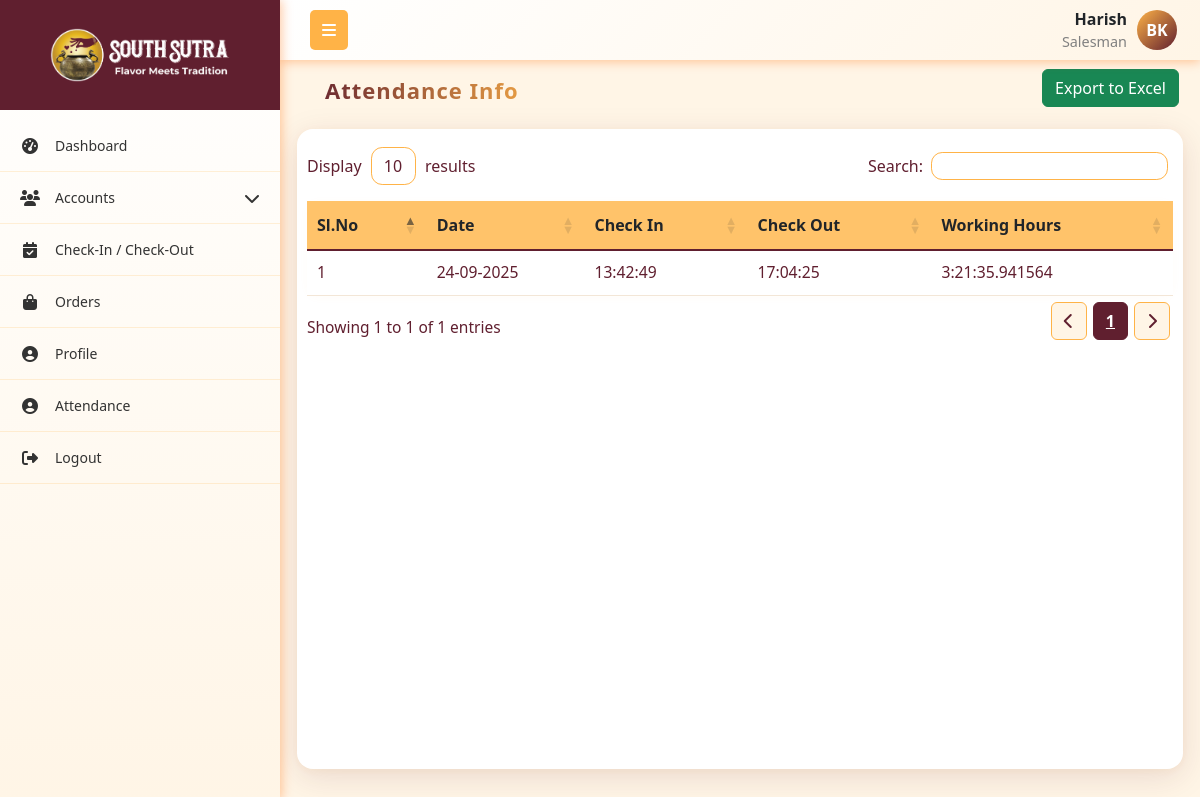
Screenshot of /attendance/ (signed in) with the database file from the repository.
### App1/models.py (models this page shows, shortened)
class User(models.Model):
    role = models.ForeignKey(Role,on_delete=models.SET_NULL, null=True, related_name="role")
    username = models.CharField(max_length=255, unique=True)
    password = models.CharField(max_length=255)
    first_name = models.CharField(max_length=255)
    last_name = models.CharField(max_length=255)
    email = models.EmailField(unique=True)
    phone_number = models.CharField(max_length=15, unique=True)
    address = models.TextField()
    city = models.CharField(max_length=255)
    state = models.CharField(max_length=255)
    pincode = models.CharField(max_length=10)
    is_active = models.BooleanField(default=True)
    created_at = models.DateTimeField(auto_now_add=True)
    updated_at = models.DateTimeField(auto_now=True)
    profile_picture = models.ImageField(upload_to='profile_pictures/', null=True, blank=True)

class Role(models.Model):
    name = models.CharField(max_length=255, unique=True)
    created_at = models.DateTimeField(auto_now_add=True)
    updated_at = models.DateTimeField(auto_now=True)

class Attendance(models.Model):
    user = models.ForeignKey("User", on_delete=models.CASCADE, related_name="attendances")
    check_in = models.DateTimeField(null=True, blank=True)
    check_out = models.DateTimeField(null=True, blank=True)
    date = models.DateField(default=timezone.now)
    working_hours = models.DurationField(null=True, blank=True)  # store time difference

### App1/views.py (the view)
# urls.py: path('attendance/',attendance,name='attendance'),
def attendance(request):
    current_user, role_permission = get_logged_in_user(request)
    if not current_user:
        return redirect('login')
    if current_user.role.name.lower() == "admin":
        attendance_records = Attendance.objects.select_related("user").order_by("-date", "-check_in")
    else:
        attendance_records = Attendance.objects.filter(user=current_user).order_by("-date", "-check_in")
    context = {
        'current_user': current_user,
        'role_permission': role_permission,
        'attendance_records': attendance_records,
    }
    return render(request, 'company_admin/attendance.html', context)

### App1/views.py (called while the page is built)
def get_logged_in_user(request):
    username = request.session.get('current_user')
    if not username:
        return None, None  # always return a tuple
    try:
        user = User.objects.get(username=username)
        try:
            role_permission = RolePermissions.objects.get(role=user.role)
        except RolePermissions.DoesNotExist:
            role_permission = None
        return user, role_permission
    except User.DoesNotExist:
        return None, None

### templates/company_admin/attendance.html (shortened to what this page needs)
{% extends 'company_admin/base.html' %}
{% load static %}
{% block content %}
<link rel="stylesheet" href="https://cdn.datatables.net/1.13.4/css/dataTables.bootstrap5.min.css">
<link rel="stylesheet" href="https://cdn.datatables.net/responsive/2.4.1/css/responsive.bootstrap5.min.css">
<link rel="stylesheet" href="https://cdnjs.cloudflare.com/ajax/libs/font-awesome/6.4.0/css/all.min.css">
<div class="container mt-1">
    <div class="mb-0 p-0">
        <div class="d-flex justify-content-between flex-wrap m-1">
            <h5 class="header">Attendance Info</h5>
            <div>
                <div style="position: relative; display: inline-block;">
                    <button onclick="toggleColumnSelector()" class="btn btn-success">Export to Excel</button>
                </div>
            </div>
        </div>
    </div>
<div class="custom-card">
    <table id="attendancetable" class="table align-middle" style="width:100%">
        <thead class="table-header">
            <tr>
                <th>Sl.No</th>
                <th>Date</th>
                <th>Check In</th>
                <th>Check Out</th>
                <th>Working Hours</th>
            </tr>
        </thead>
        <tbody>
            {% for record in attendance_records %}
            <tr>
                <td>{{ forloop.counter }}</td>
                <td>{{ record.date|date:"d-m-Y" }}</td>
                <td>{{ record.check_in|date:"H:i:s" }}</td>
                <td>{{ record.check_out|date:"H:i:s"|default:"-" }}</td>
                <td>
                    {% if record.working_hours %}
                        {{ record.working_hours }}
                    {% else %}
                        -
                    {% endif %}
                </td>
            </tr>
            {% empty %}
            <tr>
                <td colspan="6" class="text-center">No attendance records found.</td>
            </tr>
            {% endfor %}
        </tbody>
    </table>
</div>
</div>
{% endblock content %}

### templates/company_admin/base.html (shortened to what this page needs)
{% load static %}
<!DOCTYPE html>
<html lang="en">
<head>
    <link href="https://cdnjs.cloudflare.com/ajax/libs/bootstrap/5.3.0/css/bootstrap.min.css" rel="stylesheet">
    <link href="https://cdnjs.cloudflare.com/ajax/libs/font-awesome/6.4.0/css/all.min.css" rel="stylesheet">
    <link rel="stylesheet" href="https://cdn.datatables.net/1.13.4/css/dataTables.bootstrap5.min.css">
    <link rel="stylesheet" href="https://cdn.datatables.net/responsive/2.4.1/css/responsive.bootstrap5.min.css">
    <link rel="stylesheet" href="{% static 'css/alert.css' %}">
</head>
<body>
    <nav class="top-navbar">
        <div class="navbar-container">
            <div class="navbar-left">
                <button class="sidebar-toggle" id="sidebarToggle">
                    <i class="fas fa-bars"></i>
                </button>
            </div>
            <div class="navbar-right me-2">
                <div class="navbar-user-info">
                    <span class="username">{{current_user.username}}</span>
                    <span class="role">{{current_user.role.name}}</span>
                </div>
                {% if current_user.profile_picture %}
                    <img src="{{ current_user.profile_picture.url }}"
                        alt="{{ current_user.get_full_name }}"
                        class="navbar-profile-img">
                {% else %}
                     <div class="navbar-profile-fallback">
                        {{ current_user.first_name|first|upper }}{{ current_user.last_name|first|upper }}
                    </div>
                {% endif %}
            </div>
        </div>
    </nav>
    <nav class="sidebar" id="sidebar">
        <div class="sidebar-logo-container">
            <img src="{% static 'images/logo.png' %}" alt="Company Logo"  class="logo">
        </div>
        <ul class="nav flex-column sidebar-nav">
            {% if role_permission.dashboard_v %}
            <li class="nav-item">
                <a class="nav-link" href="{% url 'dashboard' %}">
                    <i class="fas fa-tachometer-alt nav-icon"></i>
                    <span class="nav-text">Dashboard</span>
                </a>
            </li>
            {% endif %}
            {% if role_permission.roles_v or role_permission.users_v or role_permission.customer_v %}
            <li class="nav-item">
                <a class="nav-link" href="#">
                    <i class="fas fa-users nav-icon"></i>
                    <span class="nav-text">Accounts</span>
                    <i class="fas fa-chevron-down arrow"></i>
                </a>
            </li>
            {% endif %}
            {% if current_user.role.name == 'Salesman' %}
            <li class="nav-item">
                <a class="nav-link" href="{% url 'checkin_checkout_list' %}">
                    <i class="fas fa-calendar-check nav-icon"></i>
                    <span class="nav-text">Check-In / Check-Out</span>
                </a>
            </li>
            {% endif %}
            {% if role_permission.orders_v %}
            <li class="nav-item">
                <a class="nav-link" href="{% url 'order_table' %}">
                    <i class="fas fa-shopping-bag nav-icon"></i>
                    <span class="nav-text">Orders</span>
                </a>
            </li>
            {% endif %}
            <li class="nav-item">
                <a class="nav-link" href="{% url 'profile' %}">
                    <i class="fas fa-user-circle nav-icon"></i>
                    <span class="nav-text">Profile</span>
                </a>
            </li>
            <li class="nav-item">
                <a class="nav-link" href="{% url 'attendance' %}">
                    <i class="fas fa-user-circle nav-icon"></i>
                    <span class="nav-text">Attendance</span>
                </a>
            </li>
            <li class="nav-item">
                <a class="nav-link" href="{% url 'logout' %}" onclick="return confirm('Are you sure?');" >
                    <i class="fas fa-sign-out-alt nav-icon"></i>
                    <span class="nav-text">Logout</span>
                </a>
            </li>
        </ul>
    </nav>
    <main class="main-content" id="mainContent">
        {% block content %}{% endblock %}
    </main>
</body>
</html>

### templates/company_admin/base.html (style rules this page uses)
:root { --primary-red: #601F2F; --primary-orange: #ffb347; --accent-yellow: #fc3; --light-orange: #fff5e6; --dark-red: #4a1824; --sidebar-width: 280px; --sidebar-collapsed: 60px; }
* { box-sizing: border-box; }
body { font-family: 'Segoe UI', Tahoma, Geneva, Verdana, sans-serif; background-color: #f8f9fa; margin: 0; padding: 0; overflow-x: hidden; }
.top-navbar { background: linear-gradient(135deg, white 0%, var(--light-orange) 100%); box-shadow: 0 2px 10px rgba(255, 106, 0, 0.35); position: fixed; top: 0; left: var(--sidebar-width); right: 0; z-index: 1030; height: 60px; padding: 0; transition: left 0.3s ease; }
.navbar-container { display: flex; align-items: center; justify-content: space-between; height: 100%; padding: 0 15px; max-width: 100%; }
.navbar-left { display: flex; align-items: center; flex-shrink: 0; }
.sidebar-toggle { background: var(--primary-orange); border: none; color: white; padding: 8px 12px; border-radius: 5px; margin-left: 15px; cursor: pointer; }
.navbar-right { flex-shrink: 0; display: flex; align-items: center; gap: 10px; }
.navbar-profile-fallback { width: 40px; height: 40px; border-radius: 50%; background: linear-gradient(135deg, var(--primary-orange), var(--primary-red)); color: #fff; display: flex; align-items: center; justify-content: center; font-weight: 600; font-size: 16px; }
.navbar-user-info { display: flex; flex-direction: column; align-items: flex-end; }
.navbar-user-info .username { font-weight: 600; }
.navbar-user-info .role { font-size: 0.9rem; color: gray; }
.sidebar { position: fixed; top: 0; left: 0; height: 100vh; width: var(--sidebar-width); background: linear-gradient(180deg, white 0%, var(--light-orange) 100%); transform: translateX(0); transition: width 0.3s ease; z-index: 1040; overflow-y: auto; box-shadow: 2px 0 10px rgba(255, 106, 0, 0.35); display: flex; flex-direction: column; }
.sidebar-logo-container { display: flex; align-items: center; justify-content: center; height: 110px; width: 100%; background-color: #601F2F; margin-bottom: 10px; transition: opacity 0.3s, height 0.3s, margin-bottom 0.3s; }
.sidebar-logo-container .logo { width: 200px; height: auto; background: transparent; padding: 8px 10px; }
.sidebar:not(.collapsed) .sidebar-logo-container { opacity: 1; height: 110px; margin-bottom: 10px; }
.sidebar-nav { padding: 0; margin: 0; list-style: none; flex: 1 1 auto; }
.nav-item { border-bottom: 1px solid rgba(255, 179, 71, 0.2); }
.nav-link { color: #333; padding: 15px 20px; display: flex; align-items: center; text-decoration: none; transition: all 0.3s ease; position: relative; cursor: pointer; }
.nav-icon { width: 20px; margin-right: 15px; text-align: center; font-size: 16px; }
.nav-text { flex-grow: 1; font-size: 14px; }
.arrow { transition: transform 0.3s ease; margin-left: auto; }
.main-content { margin-top: 60px; padding: 5px; transition: margin-left 0.3s ease; min-height: calc(100vh - 60px); }
@media (min-width: 768px) { .sidebar { transform: translateX(0); top: 0; height: 100vh; } }
@media (min-width: 768px) { .main-content { margin-left: var(--sidebar-width); } }

### rows the page displays
User: username "Harish", role.name "Salesman", first_name|first "B", last_name|first "K"
Attendance: date "24-09-2025", check_in "13:42:49", check_out "17:04:25", working_hours "3:21:35.941564"
